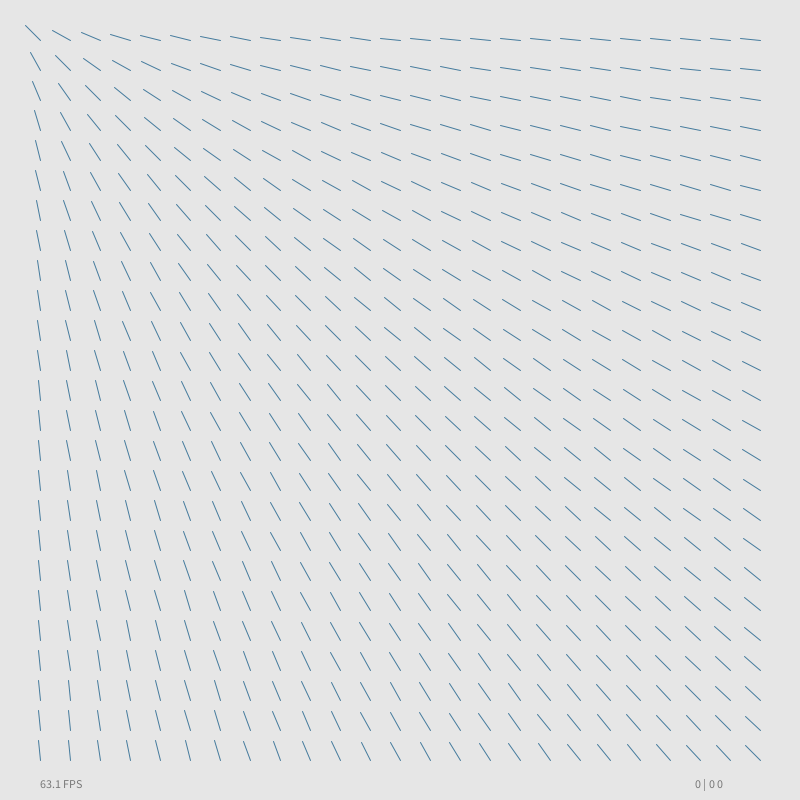
Frame 1 (no input)
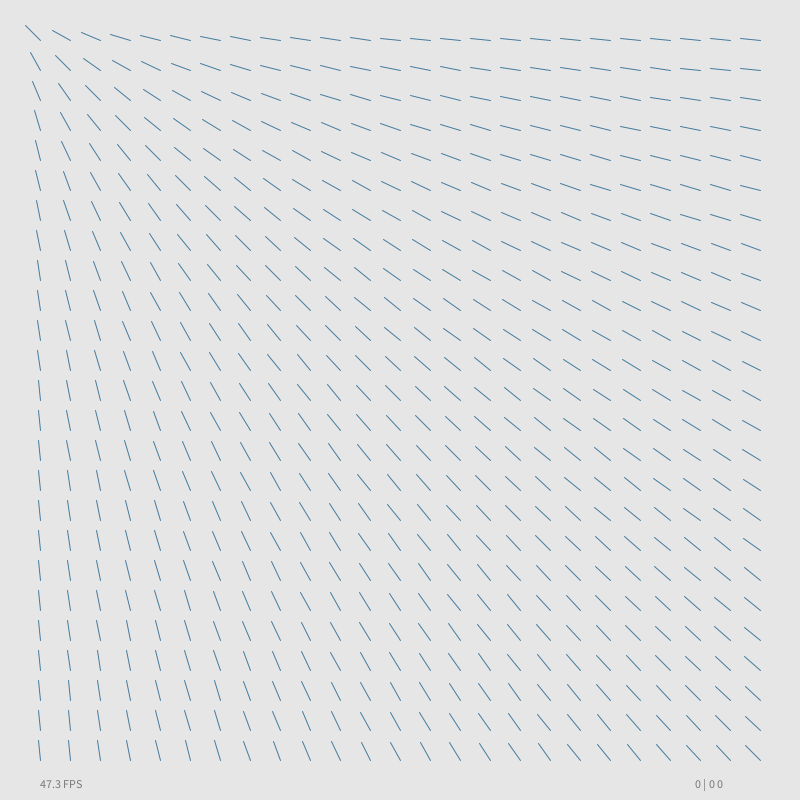
Frame 60 (the mouse pressed at the canvas centre just before this capture)
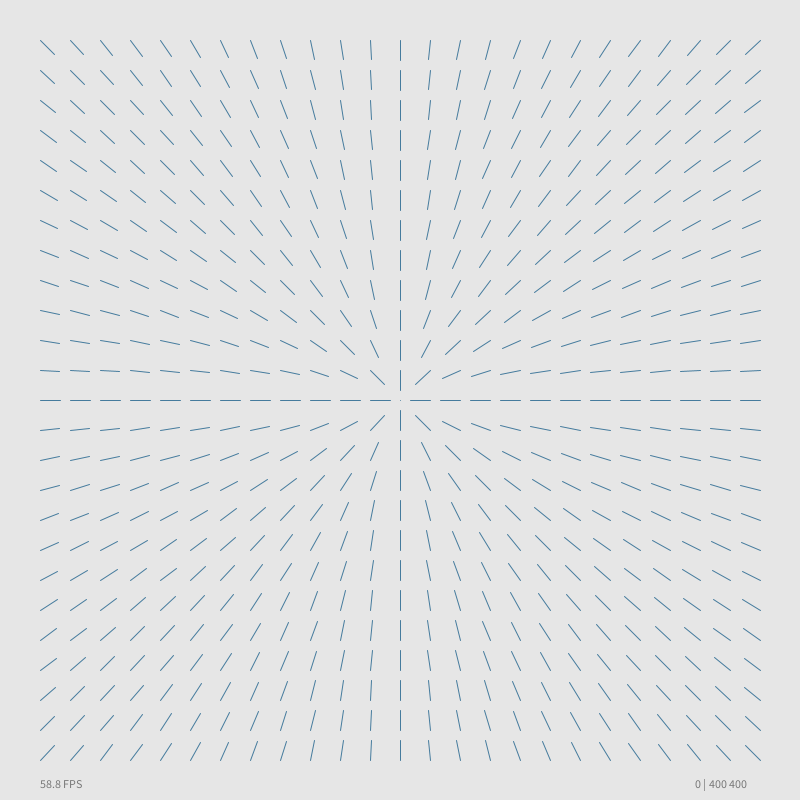
Frame 120 (the mouse held since frame 60 and released just before this capture)

The Processing sketch that drew these frames (run headless with seeded random() and noise(); from frame 60 on, the mouse is pressed at the canvas centre):

// Processing sketch: sketch_161008a
// ── sketch_161008a.pde
void setup() {
  size(800, 800);
}

float gridStep   = 30;
float padding    = 40;
float hairLength = 20;
int mode = 0;

void draw() {
  background(230);

  strokeWeight(1);
  stroke(#457b9d);

  for (float x = padding; x <= width - padding; x += gridStep) {
    for (float y = padding; y <= height - padding; y += gridStep) {
      float d = dist(x, y, mouseX, mouseY);
      
      if (d == 0) {
        point(x, y);
        continue;
      }

      float alpha = 0;
      switch (mode) {
        case 0:
          // Hairs point towards mouse
          alpha = atan2(mouseY - y, mouseX - x);
          break;
        case 1:
          // Hairs point away from mouse
          alpha = atan2(y - mouseY, x - mouseX);
          break;
        case 2:
          // A kind of circular vector field -- counter-clockwise
          alpha = atan2(mouseX - x, y - mouseY);
          break;
        case 3:
          // Circular field -- clockwise
          alpha = atan2(x - mouseX, mouseY - y);
          break;
        case 4:
          // Hyperbolic along the diagonals, pointing towards
          alpha = atan2(mouseX - x, mouseY - y);
          break;
        case 5:
          // Hyperbolic along the diagonals, pointing away
          alpha = atan2(x - mouseX, y - mouseY);
          break;
        case 6:
          // Hyperbolic along the x-y axes, pointing towards
          alpha = atan2(y - mouseY, mouseX - x);
          break;
        case 7:
          // Hyperbolic along the x-y axes, pointing away
          alpha = atan2(mouseY - y, x - mouseX);
          break;
      }

      if (d < hairLength) {
        line(x, y, x + d * cos(alpha), y + d * sin(alpha));
      } else {
        line(x, y, x + hairLength * cos(alpha), y + hairLength * sin(alpha));
      }
    }
  }

  fill(120);
  textSize(12);
  text(String.format("%.1f FPS", frameRate), padding, height - 12);
  text(String.format("%d | %d %d", mode, mouseX, mouseY),
    width - padding - 65, height - 12);
}

void keyPressed() {
  if (key == ' ') {
    ++mode;
    mode %= 8;
  }
}
